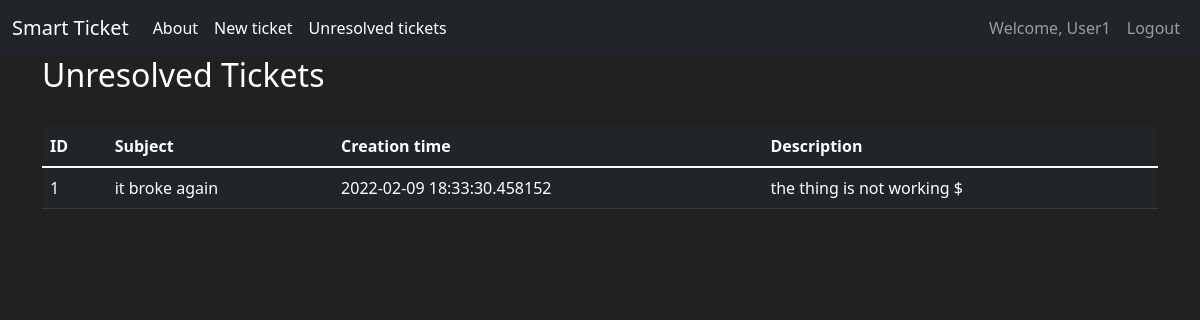
/ticket_list (signed in), run on an earlier commit of the app's database.
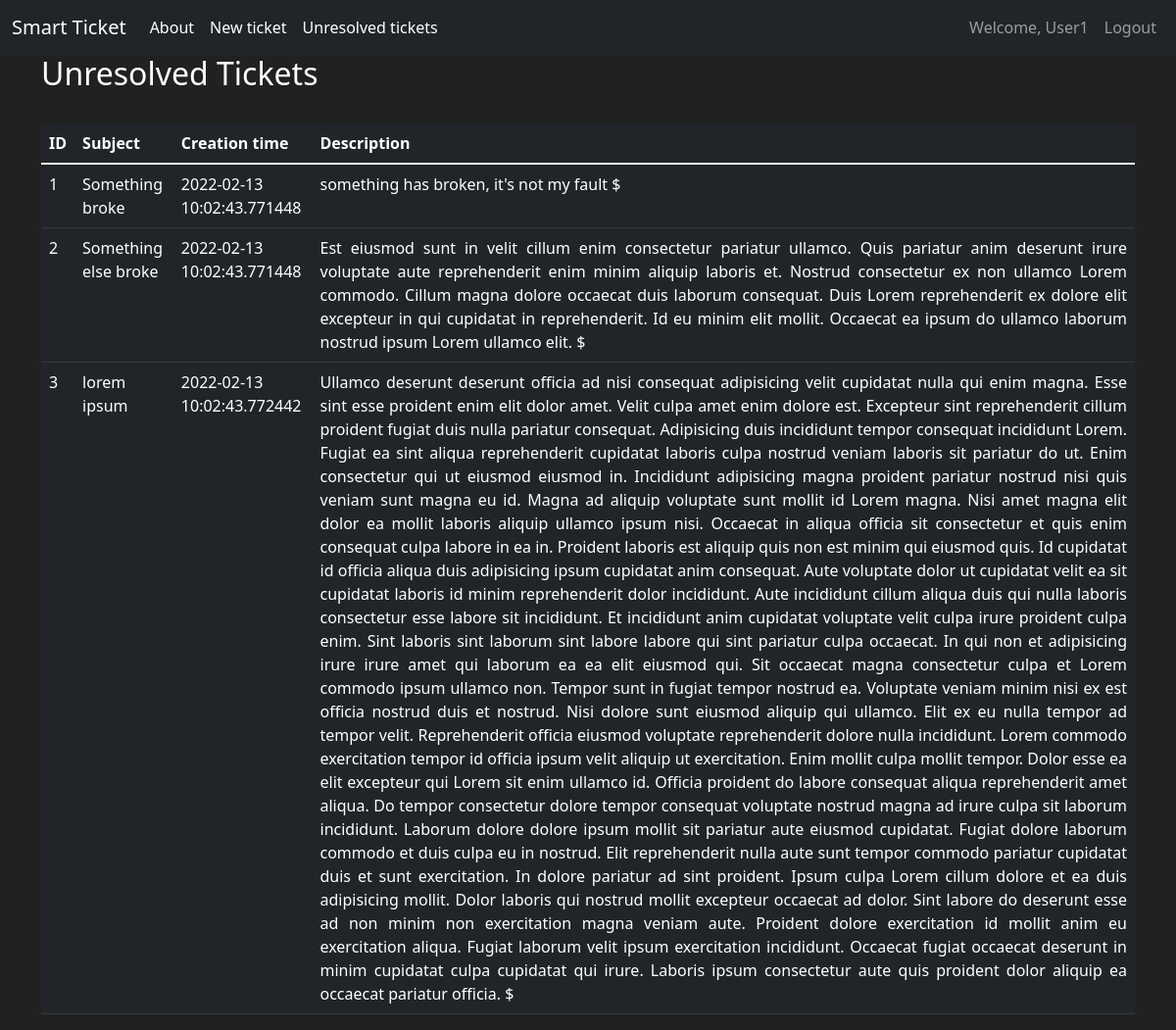
And on a later commit of the database.
### smart_ticket/models.py (models this page shows, shortened)
class User(db.Model, UserMixin):
    id = db.Column(db.Integer(),primary_key = True)
    creation_time = db.Column(db.DateTime(),nullable=False)
    username = db.Column(db.String(length = 30), nullable=False, unique = True)
    email = db.Column(db.String(length = 30), nullable=False, unique = True)
    password_hash = db.Column(db.String(length = 30), nullable=False, unique = True)
    created_tickets = db.relationship('Ticket',backref='author', lazy=True)
    @property
    def password(self):
        return self.password_hash

class Ticket(db.Model):
    id = db.Column(db.Integer(),primary_key = True)
    subject = db.Column(db.String(length=30), nullable=False)
    issue_description = db.Column(db.Text(length=2500))
    creation_time = db.Column(db.DateTime(),nullable=False)
    author_id = db.Column(db.Integer(), db.ForeignKey('user.id'), nullable=True)
    is_solved = db.Column(db.Boolean(), nullable=False)
    def __repr__(self) -> str:
        return f" Ticket No. {self.id}, : {self.subject}"

### smart_ticket/routes.py (the view)
@app.route('/ticket_list')
@login_required
def ticket_list_page():
    unresolved_tickets = Ticket.query.filter_by(is_solved = False)
    print(unresolved_tickets)
    for ticket in unresolved_tickets:
        print(ticket)
    return render_template('ticket_list.html', tickets = unresolved_tickets)

### smart_ticket/models.py (called while the page is built)
@login_manager.user_loader
def load_user(user_id):
    return User.query.get(int(user_id))

### smart_ticket/templates/ticket_list.html (shortened to what this page needs)
{% extends 'base.html' %}
{% block content %}
<div class="container">
    <h2>Unresolved Tickets</h2>
    <br>
    <table class="table table-hover table-dark">
        <thead>
            <tr>
                <th scope="col">ID</th>
                <th scope="col">Subject</th>
                <th scope="col">Creation time</th>
                <th scope="col">Description</th>
            </tr>
        </thead>
        <tbody>
            {% for ticket in tickets %}
            <tr>
                <td>{{ticket.id}}</td>
                <td>{{ticket.subject}}</td>
                <td>{{ticket.creation_time}}</td>
                <td style = "text-align:justify">{{ticket.issue_description}} $</td>
            </tr>
            {% endfor %}
        </tbody>
    </table>
</div>
{% endblock content %}

### smart_ticket/templates/base.html (shortened to what this page needs)
<!doctype html>
<html lang="en">
  <head>
    <link href="https://cdn.jsdelivr.net/npm/bootstrap@5.1.3/dist/css/bootstrap.min.css" rel="stylesheet">
  </head>
  <body>
    <nav class="navbar navbar-expand-md  navbar-dark bg-dark">
      <div class="container-fluid">
        <a class="navbar-brand" href="{{ url_for('home_page') }}">Smart Ticket</a>
        <div class="collapse navbar-collapse" id="navbarSupportedContent">
          <ul class="navbar-nav me-auto mb-2 mb-lg-0">
            <li class="nav-item">
              <a class="nav-link active" href="{{ url_for('about_page') }}">About</a>
            </li>
            <li class="nav-item">
              <a class="nav-link active" aria-current="page" href="{{ url_for('create_ticket_page')}}">New ticket</a>
            </li>
            {% if current_user.is_authenticated %}
            <li class="nav-item">
              <a class="nav-link active" href="{{ url_for('ticket_list_page') }}">Unresolved tickets</a>
            </li>
            {% endif %}
          </ul>
          <ul class="navbar-nav ml-auto">
            {% if current_user.is_authenticated %}
            <li class="nav-item">
              <a class="nav-link">Welcome, {{ current_user.username }}</a>
            </li>
            <li class="nav-item">
              <a class="nav-link" href="{{ url_for('logout_page') }}">Logout</a>
            </li>
            {% else %}
            <li class="nav-item">
              <a class="nav-link" href="{{ url_for('login_page') }}">Login</a>
            </li>
            <li class="nav-item">
              <a class="nav-link" href="{{ url_for('registration_page') }}">Register</a>
            {% endif %}
          </ul>
        </div>
      </div>
    </nav>
    <div class="container-fluid">
      {% block content %}
      {% endblock %}
    </div>
  </body>
</html>

### smart_ticket/templates/base.html (style rules this page uses)
body { background-color: #212121; color: white }

What changed in the data, as far as the page shows it:
changed Ticket id 1: subject "it broke again" → "Something broke"; creation_time "2022-02-09 18:33:30.458152" → "2022-02-13 10:02:43.771448"; issue_description "the thing is not working" → "something has broken, it's not my fault"
added Ticket: id "2", subject "Something else broke", creation_time "2022-02-13 10:02:43.771448", issue_description "Est eiusmod sunt in velit cillum enim consectetur pariatur ullamco. Quis pariatur anim deserunt irure voluptate aute reprehenderit enim minim aliquip laboris et. Nostrud consectetur ex non ullamco Lorem commodo. Cillum magna dolore occaecat duis laborum consequat. Duis Lorem reprehenderit ex dolore elit excepteur in qui cupidatat in reprehenderit. Id eu minim elit mollit. Occaecat ea ipsum do ullamco laborum nostrud ipsum Lorem ullamco elit."
added Ticket: id "3", subject "lorem ipsum", creation_time "2022-02-13 10:02:43.772442", issue_description "Ullamco deserunt deserunt officia ad nisi consequat adipisicing velit cupidatat nulla qui enim magna. Esse sint esse proident enim elit dolor amet. Velit culpa amet enim dolore est. Excepteur sint reprehenderit cillum proident fugiat duis nulla pariatur consequat. Adipisicing duis incididunt tempor consequat incididunt Lorem. Fugiat ea sint aliqua reprehenderit cupidatat laboris culpa nostrud veniam laboris sit pariatur do ut. Enim consectetur qui ut eiusmod eiusmod in. Incididunt adipisicing magna proident pariatur nostrud nisi quis veniam sunt magna eu id. Magna ad aliquip voluptate sunt mollit id Lorem magna. Nisi amet magna elit dolor ea mollit laboris aliquip ullamco ipsum nisi.…"
